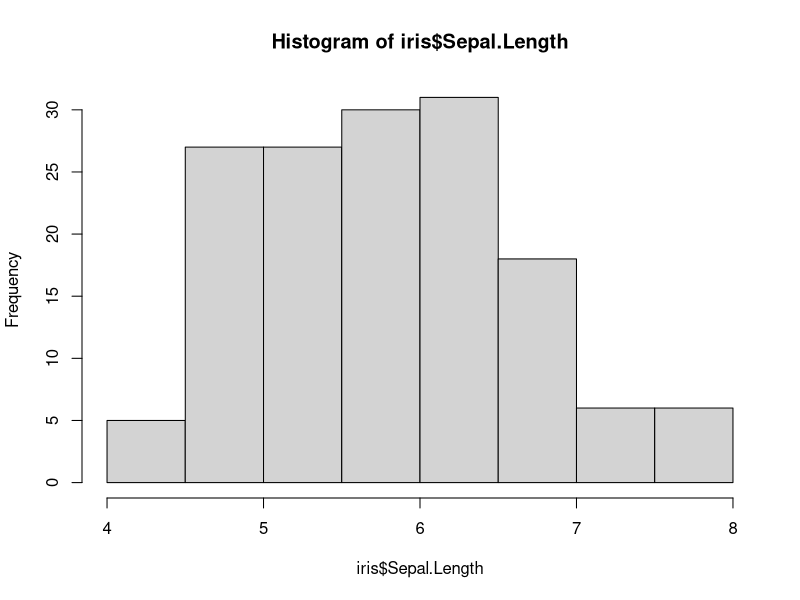
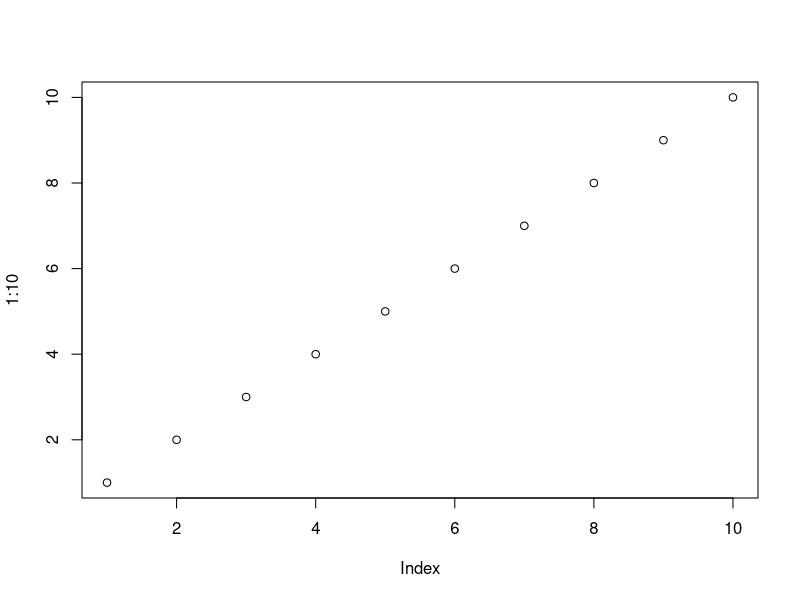
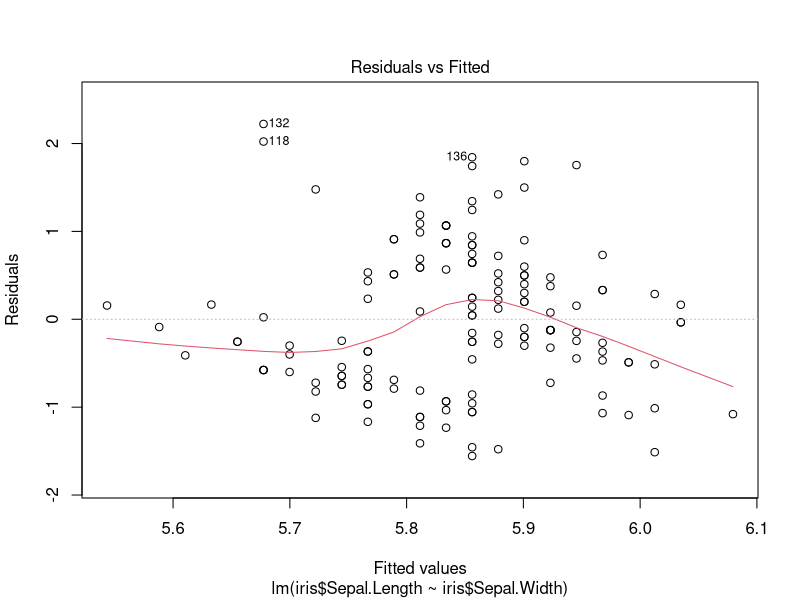
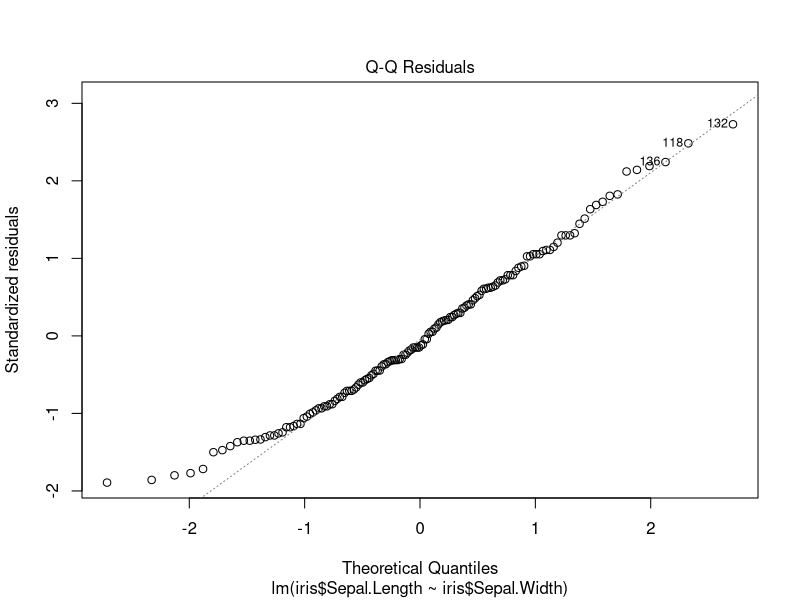
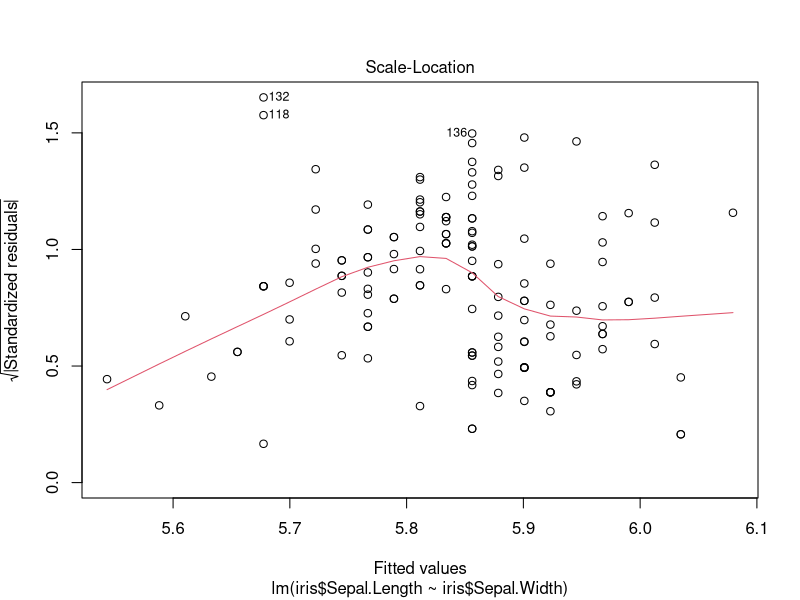
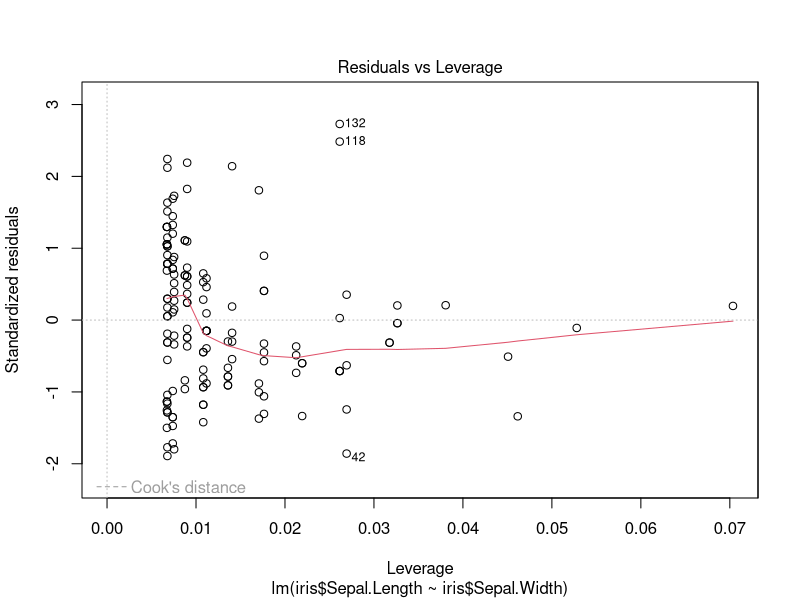
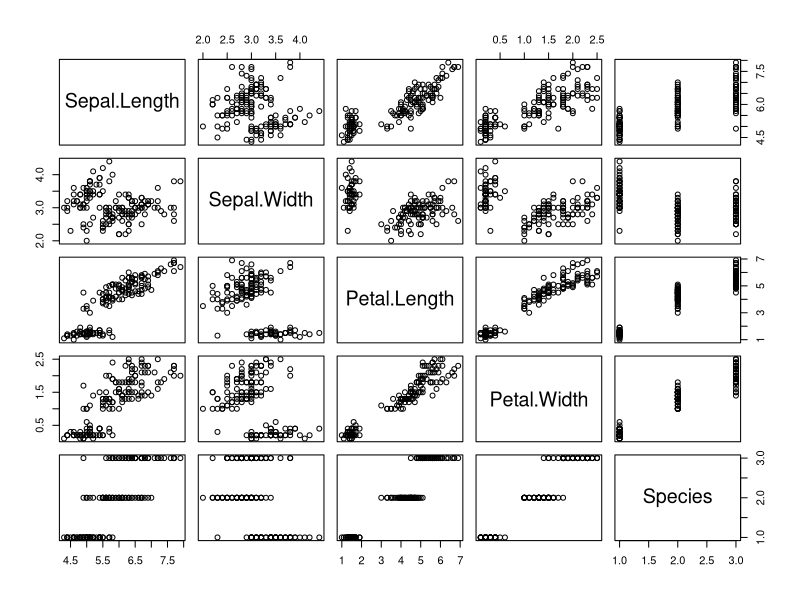
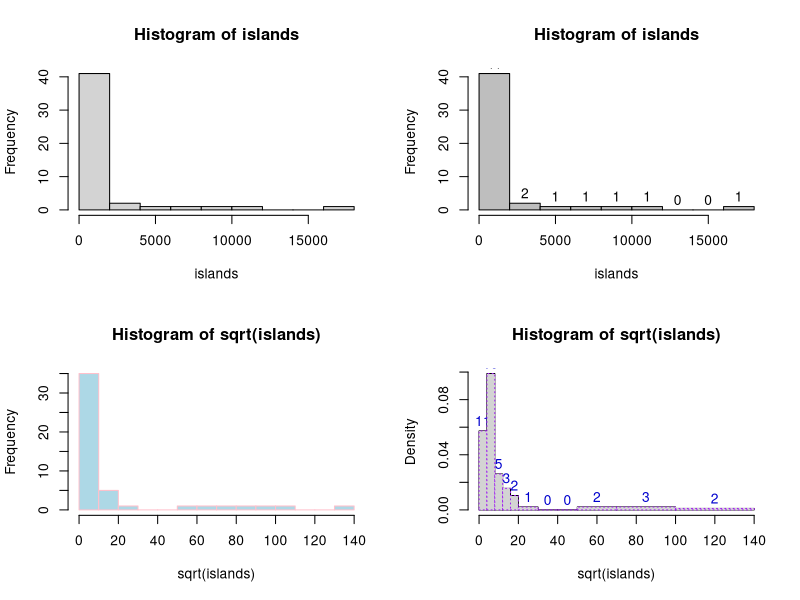

The R source for these figures, in order:
#MORE on VECTORS-----------------------------------
1:10
seq(1,10, length = 10)
seq(1,10, by = 2)
rep(10,100)
seqs <- rep(1:10,10)

any(seqs > 5)
all(seqs > 5)

#we Hate John
our_names <- c("Chelsea", "John", "Jim", "Bianca", "Amy", "John", "Jake", "Tony", "Sam")
ifelse(our_names == "John", "J-Money", our_names)
which(our_names == "John")
our_names == "John"
our_names[our_names == "John"]

#LISTS--------------------------------------------
#sorta like a C struct
list2 <- list("name" = "Chelsea", "height" = 160)
class(list2)
#sort of like a dict in python
list2$name

list2[1]
class(list2[1])
list2[[1]]
class(list2[[1]])

#MATRIX----------------------------------------------
ident <- matrix(c(1,0,0,0,1,0,0,0,1), ncol = 3, byrow = T)
ident

ident + 1
ident + 1:3 #recycling, note that it's by column

ident[1,2]

ident[1,2] <- 3
ident

#transpose
t(ident)

v <- c(1,2,3)

#matrix multiplication
v %*% ident

#DATAFRAMES-------------------------
#since a matrix is an array, it can't have multiple types.
#But DFs can! they're implemented as lists (structs)
library(datasets)
summary(iris)
class(iris)

head(iris)

d <- data.frame(ident)
names(d) <- c("a","b","c")
d

#creating your own
set.seed(42)
height <- rnorm(10,mean = 170, sd = 20)
weight <- rnorm(10, mean = 150, sd = 20)
head(height)
head(weight)

hw <- data.frame(height = height, weight = weight)
head(hw)
hw$height
newguy <- c(140,100) #data.frame(height = 140, weight = 100)
hw <- rbind(hw,newguy)
hw

age <- rnorm(11, 25, 2)
hw$age <- age
#or
cbind(hw,age)
#FUNCTIONS------------------------------------------
my_function <- function(arg){
  #doSTUFF
  arg + 1
}

#implicitly returns last object, can also use explicit return()
my_function(1)

squares <- function(n){
  return(n**2)
}

squares(2)
squares(4)

weird_squares <- function(n){
  n <- n + 1
  print(paste("n is",n))
  return(squares(n))
}

n <- 3
n
weird_squares(n)
n

default_square <- function(n = 4){
  return(n**2)
}

default_square()

#CLASSES---------------------------------------
histo <- hist(iris$Sepal.Length)
str(histo)
class(histo)

#generic functions
summary(histo)
a <- lm(iris$Sepal.Length~iris$Sepal.Width)
str(a)
summary(a)
summary(iris)


plot(1:10)
plot(a)
plot(iris)


#BTW just to mention...
example(hist)





